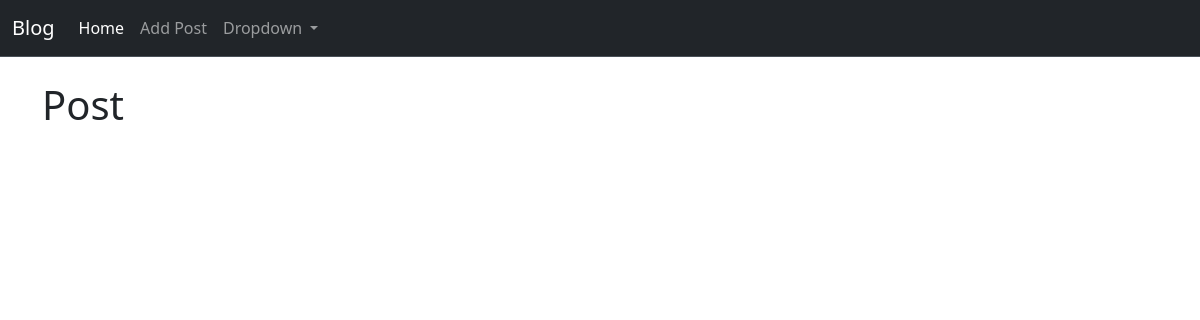
The app's page /, older data.
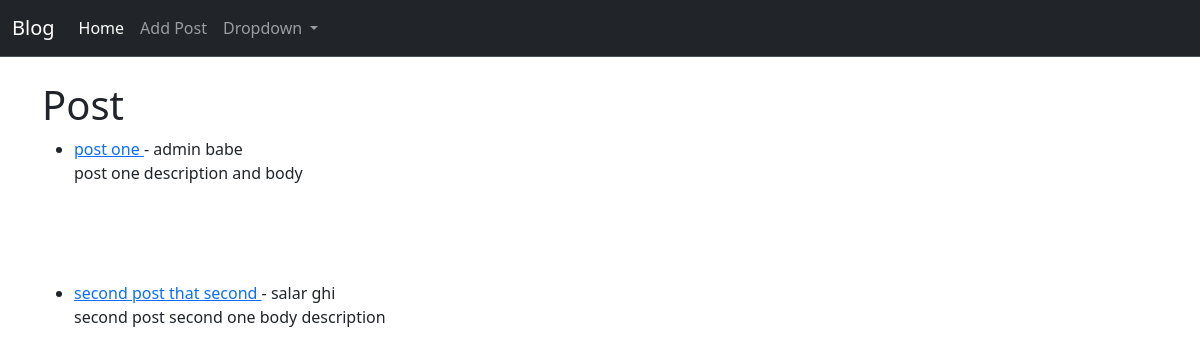
The same page, newer data.
### _blog/models.py (models this page shows, shortened)
class Post(models.Model):
    title = models.CharField(max_length=255)
    title_tag = models.CharField(max_length=255, default="blog")
    author = models.ForeignKey(User, on_delete=models.CASCADE)
    body = models.TextField()

### _blog/views.py (the view)
# urls.py: path('', HomeView.as_view(), name="home"),
class HomeView(ListView):
    model = Post
    template_name = "home.html"

### _blog/templates/home.html
{% extends 'base.html' %}
{% block content %}
    <h1> Post</h1>
    <ul>
    {% for post in object_list %}
        <li>
            <a href={% url 'article-detail' post.pk %}>
                {{ post.title }}
            </a>
            - {{ post.author.first_name }}
            {{ post.author.last_name }} <br />
        {{ post.body }}</li>
        <br />
        <br />
        <br />
        <br />
    {% endfor %}
    </ul>
{% endblock %}

Row changes from the older to the newer data that the page shows:
added Post: title "post one", author.first_name "admin", author.last_name "babe", body "post one description and body"
added Post: title "second post that second", author.first_name "salar", author.last_name "ghi", body "second post second one body description"
